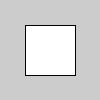
Frame 1 (no input)
Frame 60 (the mouse pressed at the canvas centre just before this capture): identical to frame 1, image omitted
Frame 120 (the mouse held since frame 60 and released just before this capture): identical to frame 1, image omitted

The Processing sketch that drew this single still picture (run headless with seeded random() and noise(); from frame 60 on, the mouse is pressed at the canvas centre):

// Processing sketch: build
// ── build.pde

void setup() {
	rect(25, 25, 50, 50);
}

void draw() {
	
}
